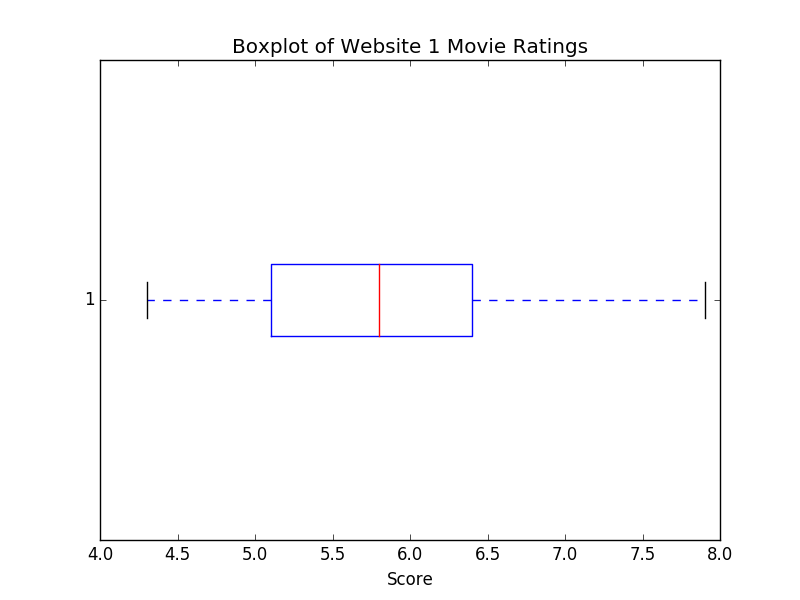

This figure's Python source:
#!/usr/bin/env python2.7

# Eric Layne
# CSE40647
# hw1-2-1

import csv
import numpy as np
from scipy import stats
import matplotlib.pyplot as plt

score1 = [None]*150
#score2 = [None]*150
#score3 = [None]*150
#score4 = [None]*150

with open('Dataset-film-data.csv') as film_data_file:
	film_data = csv.reader(film_data_file, delimiter=',')
	line_count = 0
	read_head = False
	for row in film_data:
		if not read_head:
			read_head = True
			continue
		else:
			score1[line_count] = float(row[1])
			#score2[line_count] = float(row[2])
			#score3[line_count] = float(row[3])
			#score4[line_count] = float(row[4])
			line_count = line_count + 1

plt.boxplot(score1, 0, 'rs', 0)
plt.xlabel('Score')
plt.title('Boxplot of Website 1 Movie Ratings')
plt.show()
